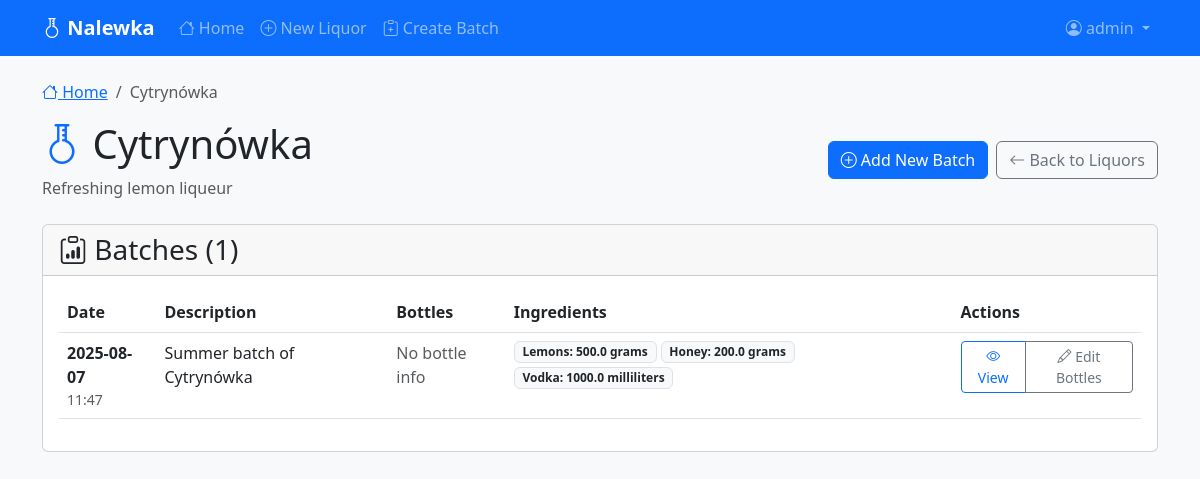
/liquor/2/batches (signed in), run on the app's committed database.
### app/models.py (models this page shows, shortened)
class User(UserMixin, db.Model):
    id: so.Mapped[int] = so.mapped_column(primary_key=True)
    username: so.Mapped[str] = so.mapped_column(sa.String(64), index=True,
                                                unique=True)
    email: so.Mapped[str] = so.mapped_column(sa.String(120), index=True,
                                             unique=True)
    password_hash: so.Mapped[Optional[str]] = so.mapped_column(sa.String(256))
    created_at: so.Mapped[datetime] = so.mapped_column(index=True, default=lambda: datetime.now(timezone.utc))
    liquors: so.Mapped[list['Liquor']] = so.relationship(back_populates='user')

class Liquor(db.Model):
    id: so.Mapped[int] = so.mapped_column(primary_key=True)
    name: so.Mapped[str] = so.mapped_column(sa.String(128), index=True)
    created: so.Mapped[datetime] = so.mapped_column(index=True, default=lambda: datetime.now(timezone.utc))
    description: so.Mapped[Optional[str]] = so.mapped_column(sa.Text())
    user_id: so.Mapped[int] = so.mapped_column(sa.ForeignKey(User.id), index=True)
    user: so.Mapped[User] = so.relationship(back_populates='liquors')
    batches: so.Mapped[list['Batch']] = so.relationship(back_populates='liquor', cascade='all, delete-orphan')

class Batch(db.Model):
    id: so.Mapped[int] = so.mapped_column(primary_key=True)
    date: so.Mapped[datetime] = so.mapped_column(index=True, default=lambda: datetime.now(timezone.utc))
    description: so.Mapped[str] = so.mapped_column(sa.Text())
    liquor_id: so.Mapped[int] = so.mapped_column(sa.ForeignKey(Liquor.id), index=True)
    bottle_count: so.Mapped[Optional[int]] = so.mapped_column(sa.Integer(), default=0)
    bottle_volume: so.Mapped[Optional[float]] = so.mapped_column(sa.Float(), default=0.0)  # in milliliters
    bottle_volume_unit: so.Mapped[str] = so.mapped_column(sa.String(10), default='ml')
    liquor: so.Mapped[Liquor] = so.relationship(back_populates='batches')
    formulas: so.Mapped[list['BatchFormula']] = so.relationship(back_populates='batch', cascade='all, delete-orphan')
    __table_args__ = (
        db.Index('idx_batch_liquor_date', 'liquor_id', 'date'),
    )

class BatchFormula(db.Model):
    id: so.Mapped[int] = so.mapped_column(primary_key=True)
    batch_id: so.Mapped[int] = so.mapped_column(sa.ForeignKey(Batch.id), index=True)
    ingredient_id: so.Mapped[int] = so.mapped_column(sa.ForeignKey(Ingredient.id), index=True)
    quantity: so.Mapped[float] = so.mapped_column(sa.Float())
    unit: so.Mapped[str] = so.mapped_column(sa.String(20))
    batch: so.Mapped[Batch] = so.relationship(back_populates='formulas')
    ingredient: so.Mapped[Ingredient] = so.relationship(back_populates='batch_formulas')

class Ingredient(db.Model):
    id: so.Mapped[int] = so.mapped_column(primary_key=True)
    name: so.Mapped[str] = so.mapped_column(sa.String(128), index=True, unique=True)
    description: so.Mapped[Optional[str]] = so.mapped_column(sa.Text())
    created_at: so.Mapped[datetime] = so.mapped_column(index=True, default=lambda: datetime.now(timezone.utc))
    batch_formulas: so.Mapped[list['BatchFormula']] = so.relationship(back_populates='ingredient')

### app/routes.py (the view)
@main_bp.route('/liquor/<int:liquor_id>/batches')
@login_required
@handle_db_errors
def liquor_batches(liquor_id):
    liquor = db.session.get(Liquor, liquor_id)
    if not liquor or liquor.user_id != current_user.id:
        flash('Liquor not found or access denied.', 'error')
        return redirect(url_for('main.index'))
    batches = db.session.scalars(
        sa.select(Batch).where(Batch.liquor_id == liquor_id).order_by(Batch.date.desc())
    ).all()
    return render_template('liquor_batches.html', liquor=liquor, batches=batches)

### app/__init__.py (called while the page is built)
def create_app(config_class=Config):
    app = Flask(__name__)
    app.config.from_object(config_class)
    app.config['GIT_COMMIT_HASH'] = get_git_commit_hash()
    if app.config['GIT_COMMIT_HASH'] is None:
        app.config['GIT_COMMIT_HASH'] = 'unknown'
    db.init_app(app)
    migrate.init_app(app, db)
    login.init_app(app)
    from app.routes import main_bp
    app.register_blueprint(main_bp)
    @app.errorhandler(404)
    def not_found_error(error):
        return render_template('404.html'), 404
    @app.errorhandler(500)
    def internal_error(error):
        db.session.rollback()
        return render_template('500.html'), 500
    @app.context_processor
    def inject_git_hash():
        return dict(git_commit_hash=app.config.get('GIT_COMMIT_HASH'))
    return app

### app/models.py (called while the page is built)
@login.user_loader
def load_user(id):
    return db.session.get(User, int(id))

### app/routes.py (called while the page is built)
def handle_db_errors(f):
    @wraps(f)
    def decorated_function(*args, **kwargs):
        try:
            return f(*args, **kwargs)
        except Exception as e:
            flash(f'A database error occurred: {str(e)}', 'error')
            return redirect(url_for('main.index'))
    return decorated_function

### app/templates/liquor_batches.html (shortened to what this page needs)
{% extends "base.html" %}
{% block content %}
<nav aria-label="breadcrumb" class="mb-3">
    <ol class="breadcrumb">
        <li class="breadcrumb-item"><a href="{{ url_for('main.index') }}"><i class="bi bi-house"></i> Home</a></li>
        <li class="breadcrumb-item active" aria-current="page">{{ liquor.name }}</li>
    </ol>
</nav>
<div class="row">
    <div class="col-12">
        <div class="d-flex justify-content-between align-items-center mb-4">
            <div>
                <h1><i class="bi bi-flask-florence text-primary"></i> {{ liquor.name }}</h1>
                <p class="text-muted mb-0">{{ liquor.description or 'No description available' }}</p>
            </div>
            <div class="d-flex gap-2">
                <a href="{{ url_for('main.batch_formula') }}?liquor={{ liquor.id }}" class="btn btn-primary">
                    <i class="bi bi-plus-circle"></i> Add New Batch
                </a>
                <a href="{{ url_for('main.index') }}" class="btn btn-outline-secondary">
                    <i class="bi bi-arrow-left"></i> Back to Liquors
                </a>
            </div>
        </div>
    </div>
</div>
<div class="row">
    <div class="col-12">
        <div class="card">
            <div class="card-header">
                <h3 class="mb-0"><i class="bi bi-clipboard-data"></i> Batches ({{ batches|length }})</h3>
            </div>
            <div class="card-body">
                {% if batches %}
                    <div class="table-responsive">
                        <table class="table table-hover">
                            <thead>
                                <tr>
                                    <th>Date</th>
                                    <th>Description</th>
                                    <th>Bottles</th>
                                    <th>Ingredients</th>
                                    <th>Actions</th>
                                </tr>
                            </thead>
                            <tbody>
                                {% for batch in batches %}
                                    <tr>
                                        <td>
                                            <div class="d-flex flex-column">
                                                <strong>{{ batch.date.strftime('%Y-%m-%d') }}</strong>
                                                <small class="text-muted">{{ batch.date.strftime('%H:%M') }}</small>
                                            </div>
                                        </td>
                                        <td>
                                            <div class="fw-medium">{{ batch.description }}</div>
                                        </td>
                                        <td>
                                            {% if batch.bottle_count and batch.bottle_volume %}
                                                <div class="d-flex flex-column">
                                                    <strong>{{ batch.bottle_count }} bottles</strong>
                                                    <small class="text-muted">{{ batch.bottle_volume }}ml each</small>
                                                    <small class="text-muted">Total: {{ "%.1f"|format(batch.total_volume_liters) }}L</small>
                                                </div>
                                            {% else %}
                                                <span class="text-muted">No bottle info</span>
                                            {% endif %}
                                        </td>
                                        <td>
                                            {% if batch.formulas %}
                                                <div class="d-flex flex-wrap gap-1">
                                                    {% for formula in batch.formulas %}
                                                        <span class="badge bg-light text-dark border">
                                                            {{ formula.ingredient.name }}: {{ formula.quantity }} {{ formula.unit }}
                                                        </span>
                                                    {% endfor %}
                                                </div>
                                            {% else %}
                                                <span class="text-muted">No ingredients</span>
                                            {% endif %}
                                        </td>
                                        <td>
                                            <div class="btn-group btn-group-sm" role="group">
                                                <a href="{{ url_for('main.batch_details', batch_id=batch.id) }}"
                                                   class="btn btn-outline-primary">
                                                    <i class="bi bi-eye"></i> View
                                                </a>
                                                <a href="{{ url_for('main.edit_batch_bottles', batch_id=batch.id) }}"
                                                   class="btn btn-outline-secondary">
                                                    <i class="bi bi-pencil"></i> Edit Bottles
                                                </a>
                                            </div>
                                        </td>
                                    </tr>
                                {% endfor %}
                            </tbody>
                        </table>
                    </div>
                {% endif %}
            </div>
        </div>
    </div>
</div>
{% endblock %}

### app/templates/base.html (shortened to what this page needs)
<!DOCTYPE html>
<html lang="en">
<head>
    <link href="https://cdn.jsdelivr.net/npm/bootstrap@5.3.0/dist/css/bootstrap.min.css" rel="stylesheet">
    <link rel="stylesheet" href="https://cdn.jsdelivr.net/npm/bootstrap-icons@1.13.1/font/bootstrap-icons.min.css">
</head>
<body>
    <nav class="navbar navbar-expand-lg navbar-dark bg-primary">
        <div class="container">
            <a class="navbar-brand" href="{{ url_for('main.index') }}">
              <i class="bi bi-flask-florence"></i> Nalewka
            </a>
            <div class="collapse navbar-collapse" id="navbarNav">
                <ul class="navbar-nav me-auto">
                    <li class="nav-item">
                        <a class="nav-link" href="{{ url_for('main.index') }}">
                            <i class="bi bi-house"></i> Home
                        </a>
                    </li>
                    {% if current_user.is_authenticated %}
                        <li class="nav-item">
                            <a class="nav-link" href="{{ url_for('main.create_liquor') }}">
                                <i class="bi bi-plus-circle"></i> New Liquor
                            </a>
                        </li>
                        <li class="nav-item">
                            <a class="nav-link" href="{{ url_for('main.batch_formula') }}">
                                <i class="bi bi-clipboard-plus"></i> Create Batch
                            </a>
                        </li>
                    {% endif %}
                </ul>
                <ul class="navbar-nav">
                    {% if current_user.is_authenticated %}
                        <li class="nav-item dropdown">
                            <a class="nav-link dropdown-toggle" href="#" role="button" data-bs-toggle="dropdown">
                                <i class="bi bi-person-circle"></i> {{ current_user.username }}
                            </a>
                        </li>
                    {% endif %}
                </ul>
            </div>
        </div>
    </nav>
    <main class="container mt-4">
        {% block content %}{% endblock %}
    </main>
</body>
</html>

### app/templates/base.html (style rules this page uses)
body { background-color: #f8f9fa; }
.navbar-brand { font-weight: bold; }

### data on the page
User: username "admin"
Liquor: name "Cytrynówka", description "Refreshing lemon liqueur"
Batch: date "2025-08-07", date "11:47", description "Summer batch of Cytrynówka", bottle_count "No bottle info"
BatchFormula: ingredient.name "Lemons", quantity "500.0", unit "grams"
BatchFormula: ingredient.name "Honey", quantity "200.0", unit "grams"
BatchFormula: ingredient.name "Vodka", quantity "1000.0", unit "milliliters"

### other printed values
{{ batches|length }} "1"
